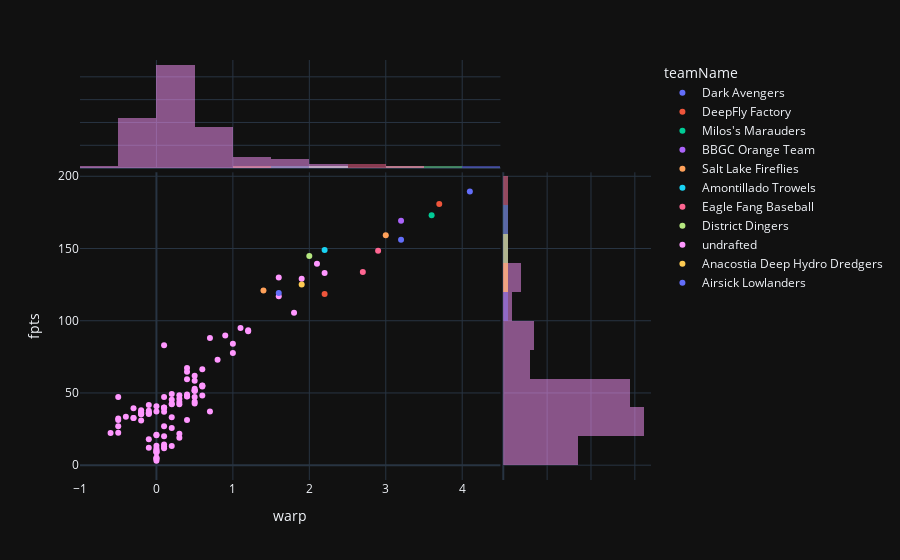

Here is the notebook cell this chart was saved with:
### Markdown cell above
## Second base (2B)

### Code cell
df_pos = df_league[(df_league.pos_hit == "2B")]
fig = px.scatter(
    df_pos,
    x="warp",
    y="fpts",
    color="teamName",
    # color = "pa",
    hover_data=["first_name", "last_name", "fantraxid"],
    marginal_x="histogram",
    marginal_y="histogram",
)
fig.show()

### Figure 1 — Plotly figure (JSON) as saved in the notebook; plotly's stock layout.template omitted (floating-point values rounded to 4 significant figures; data arrays with more than 128 entries replaced by an {"elided": "..."} marker saying what was removed)
{"data": [{"customdata": [["Luis", "Arraez", "03mew"], ["Xander", "Bogaerts", "025gb"]], "hovertemplate": "teamName=Dark Avengers<br>warp=%{x}<br>fpts=%{y}<br>first_name=%{customdata[0]}<br>last_name=%{customdata[1]}<br>fantraxid=%{customdata[2]}<extra></extra>", "legendgroup": "Dark Avengers", "marker": {"color": "#636efa", "symbol": "circle"}, "mode": "markers", "name": "Dark Avengers", "orientation": "v", "showlegend": true, "type": "scatter", "x": [4.1, 3.2], "xaxis": "x", "y": [189.5, 156], "yaxis": "y"}, {"alignmentgroup": "True", "bingroup": "x", "hovertemplate": "teamName=Dark Avengers<br>warp=%{x}<br>count=%{y}<extra></extra>", "legendgroup": "Dark Avengers", "marker": {"color": "#636efa"}, "name": "Dark Avengers", "offsetgroup": "Dark Avengers", "opacity": 0.5, "showlegend": false, "type": "histogram", "x": [4.1, 3.2], "xaxis": "x3", "yaxis": "y3"}, {"alignmentgroup": "True", "bingroup": "y", "hovertemplate": "teamName=Dark Avengers<br>fpts=%{y}<br>count=%{x}<extra></extra>", "legendgroup": "Dark Avengers", "marker": {"color": "#636efa"}, "name": "Dark Avengers", "offsetgroup": "Dark Avengers", "opacity": 0.5, "showlegend": false, "type": "histogram", "xaxis": "x2", "y": [189.5, 156], "yaxis": "y2"}, {"customdata": [["Marcus", "Semien", "02bu9"], ["Matt", "McLain", "04pks"]], "hovertemplate": "teamName=DeepFly Factory<br>warp=%{x}<br>fpts=%{y}<br>first_name=%{customdata[0]}<br>last_name=%{customdata[1]}<br>fantraxid=%{customdata[2]}<extra></extra>", "legendgroup": "DeepFly Factory", "marker": {"color": "#EF553B", "symbol": "circle"}, "mode": "markers", "name": "DeepFly Factory", "orientation": "v", "showlegend": true, "type": "scatter", "x": [3.7, 2.2], "xaxis": "x", "y": [180.8, 118.5], "yaxis": "y"}, {"alignmentgroup": "True", "bingroup": "x", "hovertemplate": "teamName=DeepFly Factory<br>warp=%{x}<br>count=%{y}<extra></extra>", "legendgroup": "DeepFly Factory", "marker": {"color": "#EF553B"}, "name": "DeepFly Factory", "offsetgroup": "DeepFly Factory", "opacity": 0.5, "showlegend": false, "type": "histogram", "x": [3.7, 2.2], "xaxis": "x3", "yaxis": "y3"}, {"alignmentgroup": "True", "bingroup": "y", "hovertemplate": "teamName=DeepFly Factory<br>fpts=%{y}<br>count=%{x}<extra></extra>", "legendgroup": "DeepFly Factory", "marker": {"color": "#EF553B"}, "name": "DeepFly Factory", "offsetgroup": "DeepFly Factory", "opacity": 0.5, "showlegend": false, "type": "histogram", "xaxis": "x2", "y": [180.8, 118.5], "yaxis": "y2"}, {"customdata": [["Jose", "Altuve", "024m0"]], "hovertemplate": "teamName=Milos's Marauders<br>warp=%{x}<br>fpts=%{y}<br>first_name=%{customdata[0]}<br>last_name=%{customdata[1]}<br>fantraxid=%{customdata[2]}<extra></extra>", "legendgroup": "Milos's Marauders", "marker": {"color": "#00cc96", "symbol": "circle"}, "mode": "markers", "name": "Milos's Marauders", "orientation": "v", "showlegend": true, "type": "scatter", "x": [3.6], "xaxis": "x", "y": [173], "yaxis": "y"}, {"alignmentgroup": "True", "bingroup": "x", "hovertemplate": "teamName=Milos's Marauders<br>warp=%{x}<br>count=%{y}<extra></extra>", "legendgroup": "Milos's Marauders", "marker": {"color": "#00cc96"}, "name": "Milos's Marauders", "offsetgroup": "Milos's Marauders", "opacity": 0.5, "showlegend": false, "type": "histogram", "x": [3.6], "xaxis": "x3", "yaxis": "y3"}, {"alignmentgroup": "True", "bingroup": "y", "hovertemplate": "teamName=Milos's Marauders<br>fpts=%{y}<br>count=%{x}<extra></extra>", "legendgroup": "Milos's Marauders", "marker": {"color": "#00cc96"}, "name": "Milos's Marauders", "offsetgroup": "Milos's Marauders", "opacity": 0.5, "showlegend": false, "type": "histogram", "xaxis": "x2", "y": [173], "yaxis": "y2"}, {"customdata": [["Ketel", "Marte", "0326s"]], "hovertemplate": "teamName=BBGC Orange Team<br>warp=%{x}<br>fpts=%{y}<br>first_name=%{customdata[0]}<br>last_name=%{customdata[1]}<br>fantraxid=%{customdata[2]}<extra></extra>", "legendgroup": "BBGC Orange Team", "marker": {"color": "#ab63fa", "symbol": "circle"}, "mode": "markers", "name": "BBGC Orange Team", "orientation": "v", "showlegend": true, "type": "scatter", "x": [3.2], "xaxis": "x", "y": [169.2], "yaxis": "y"}, {"alignmentgroup": "True", "bingroup": "x", "hovertemplate": "teamName=BBGC Orange Team<br>warp=%{x}<br>count=%{y}<extra></extra>", "legendgroup": "BBGC Orange Team", "marker": {"color": "#ab63fa"}, "name": "BBGC Orange Team", "offsetgroup": "BBGC Orange Team", "opacity": 0.5, "showlegend": false, "type": "histogram", "x": [3.2], "xaxis": "x3", "yaxis": "y3"}, {"alignmentgroup": "True", "bingroup": "y", "hovertemplate": "teamName=BBGC Orange Team<br>fpts=%{y}<br>count=%{x}<extra></extra>", "legendgroup": "BBGC Orange Team", "marker": {"color": "#ab63fa"}, "name": "BBGC Orange Team", "offsetgroup": "BBGC Orange Team", "opacity": 0.5, "showlegend": false, "type": "histogram", "xaxis": "x2", "y": [169.2], "yaxis": "y2"}, {"customdata": [["Ozzie", "Albies", "03fi0"], ["Thairo", "Estrada", "03aay"]], "hovertemplate": "teamName=Salt Lake Fireflies<br>warp=%{x}<br>fpts=%{y}<br>first_name=%{customdata[0]}<br>last_name=%{customdata[1]}<br>fantraxid=%{customdata[2]}<extra></extra>", "legendgroup": "Salt Lake Fireflies", "marker": {"color": "#FFA15A", "symbol": "circle"}, "mode": "markers", "name": "Salt Lake Fireflies", "orientation": "v", "showlegend": true, "type": "scatter", "x": [3, 1.4], "xaxis": "x", "y": [159.2, 121], "yaxis": "y"}, {"alignmentgroup": "True", "bingroup": "x", "hovertemplate": "teamName=Salt Lake Fireflies<br>warp=%{x}<br>count=%{y}<extra></extra>", "legendgroup": "Salt Lake Fireflies", "marker": {"color": "#FFA15A"}, "name": "Salt Lake Fireflies", "offsetgroup": "Salt Lake Fireflies", "opacity": 0.5, "showlegend": false, "type": "histogram", "x": [3, 1.4], "xaxis": "x3", "yaxis": "y3"}, {"alignmentgroup": "True", "bingroup": "y", "hovertemplate": "teamName=Salt Lake Fireflies<br>fpts=%{y}<br>count=%{x}<extra></extra>", "legendgroup": "Salt Lake Fireflies", "marker": {"color": "#FFA15A"}, "name": "Salt Lake Fireflies", "offsetgroup": "Salt Lake Fireflies", "opacity": 0.5, "showlegend": false, "type": "histogram", "xaxis": "x2", "y": [159.2, 121], "yaxis": "y2"}, {"customdata": [["Jeff", "McNeil", "0317o"]], "hovertemplate": "teamName=Amontillado Trowels<br>warp=%{x}<br>fpts=%{y}<br>first_name=%{customdata[0]}<br>last_name=%{customdata[1]}<br>fantraxid=%{customdata[2]}<extra></extra>", "legendgroup": "Amontillado Trowels", "marker": {"color": "#19d3f3", "symbol": "circle"}, "mode": "markers", "name": "Amontillado Trowels", "orientation": "v", "showlegend": true, "type": "scatter", "x": [2.2], "xaxis": "x", "y": [149], "yaxis": "y"}, {"alignmentgroup": "True", "bingroup": "x", "hovertemplate": "teamName=Amontillado Trowels<br>warp=%{x}<br>count=%{y}<extra></extra>", "legendgroup": "Amontillado Trowels", "marker": {"color": "#19d3f3"}, "name": "Amontillado Trowels", "offsetgroup": "Amontillado Trowels", "opacity": 0.5, "showlegend": false, "type": "histogram", "x": [2.2], "xaxis": "x3", "yaxis": "y3"}, {"alignmentgroup": "True", "bingroup": "y", "hovertemplate": "teamName=Amontillado Trowels<br>fpts=%{y}<br>count=%{x}<extra></extra>", "legendgroup": "Amontillado Trowels", "marker": {"color": "#19d3f3"}, "name": "Amontillado Trowels", "offsetgroup": "Amontillado Trowels", "opacity": 0.5, "showlegend": false, "type": "histogram", "xaxis": "x2", "y": [149], "yaxis": "y2"}, {"customdata": [["Gleyber", "Torres", "031t0"], ["Andrés", "Giménez", "03pzn"]], "hovertemplate": "teamName=Eagle Fang Baseball<br>warp=%{x}<br>fpts=%{y}<br>first_name=%{customdata[0]}<br>last_name=%{customdata[1]}<br>fantraxid=%{customdata[2]}<extra></extra>", "legendgroup": "Eagle Fang Baseball", "marker": {"color": "#FF6692", "symbol": "circle"}, "mode": "markers", "name": "Eagle Fang Baseball", "orientation": "v", "showlegend": true, "type": "scatter", "x": [2.9, 2.7], "xaxis": "x", "y": [148.5, 133.8], "yaxis": "y"}, {"alignmentgroup": "True", "bingroup": "x", "hovertemplate": "teamName=Eagle Fang Baseball<br>warp=%{x}<br>count=%{y}<extra></extra>", "legendgroup": "Eagle Fang Baseball", "marker": {"color": "#FF6692"}, "name": "Eagle Fang Baseball", "offsetgroup": "Eagle Fang Baseball", "opacity": 0.5, "showlegend": false, "type": "histogram", "x": [2.9, 2.7], "xaxis": "x3", "yaxis": "y3"}, {"alignmentgroup": "True", "bingroup": "y", "hovertemplate": "teamName=Eagle Fang Baseball<br>fpts=%{y}<br>count=%{x}<extra></extra>", "legendgroup": "Eagle Fang Baseball", "marker": {"color": "#FF6692"}, "name": "Eagle Fang Baseball", "offsetgroup": "Eagle Fang Baseball", "opacity": 0.5, "showlegend": false, "type": "histogram", "xaxis": "x2", "y": [148.5, 133.8], "yaxis": "y2"}, {"customdata": [["Nico", "Hoerner", "04pkr"]], "hovertemplate": "teamName=District Dingers<br>warp=%{x}<br>fpts=%{y}<br>first_name=%{customdata[0]}<br>last_name=%{customdata[1]}<br>fantraxid=%{customdata[2]}<extra></extra>", "legendgroup": "District Dingers", "marker": {"color": "#B6E880", "symbol": "circle"}, "mode": "markers", "name": "District Dingers", "orientation": "v", "showlegend": true, "type": "scatter", "x": [2], "xaxis": "x", "y": [144.8], "yaxis": "y"}, {"alignmentgroup": "True", "bingroup": "x", "hovertemplate": "teamName=District Dingers<br>warp=%{x}<br>count=%{y}<extra></extra>", "legendgroup": "District Dingers", "marker": {"color": "#B6E880"}, "name": "District Dingers", "offsetgroup": "District Dingers", "opacity": 0.5, "showlegend": false, "type": "histogram", "x": [2], "xaxis": "x3", "yaxis": "y3"}, {"alignmentgroup": "True", "bingroup": "y", "hovertemplate": "teamName=District Dingers<br>fpts=%{y}<br>count=%{x}<extra></extra>", "legendgroup": "District Dingers", "marker": {"color": "#B6E880"}, "name": "District Dingers", "offsetgroup": "District Dingers", "opacity": 0.5, "showlegend": false, "type": "histogram", "xaxis": "x2", "y": [144.8], "yaxis": "y2"}, {"customdata": {"elided": "97x3 str values"}, "hovertemplate": "teamName=undrafted<br>warp=%{x}<br>fpts=%{y}<br>first_name=%{customdata[0]}<br>last_name=%{customdata[1]}<br>fantraxid=%{customdata[2]}<extra></extra>", "legendgroup": "undrafted", "marker": {"color": "#FF97FF", "symbol": "circle"}, "mode": "markers", "name": "undrafted", "orientation": "v", "showlegend": true, "type": "scatter", "x": [2.1, 2.2, 1.6, 1.9, 1.6, 1.8, 1.1, 1.2, 1.2, 0.9, 0.7, 1, 0.1, 1, 0.8, 0.4, 0.6, 0.4, 0.5, 0.4, 0.5, 0.6, 0.6, 0.6, 0.5, 0.5, 0.5, 0.5, 0.2, 0.4, 0.3, 0.6, 0.4, 0.4, 0.5, 0.1, -0.5, 0.3, 0.2, 0.5, 0.3, 0.5, 0.2, 0.2, 0.3, -0.1, 0, 0.1, 0.1, 0.1, -0.3, -0.2, -0.1, 0, 0.7, 0.1, -0.2, -0.1, -0.2, -0.1, -0.1, -0.2, -0.2, -0.4, 0.2, -0.3, -0.3, -0.5, -0.5, 0.4, -0.2, 0.1, -0.5, 0.2, -0.5, -0.6, 0.3, 0, 0, 0.1, 0.3, -0.1, 0.1, 0, 0.2, 0.1, -0.1, 0.1, 0, 0, 0, 0, 0, 0, 0, 0, 0], "xaxis": "x", "y": [139.5, 133, 130, 129, 117, 105.5, 95, 93.5, 92.75, 89.75, 88, 84, 83, 77.75, 73, 67.25, 66.5, 64.75, 62, 59.5, 58.5, 55.25, 55, 54.5, 53, 51.75, 51.5, 51.5, 49.25, 49, 48.5, 48.25, 47.75, 47.5, 47.25, 47.25, 47.25, 46, 45.25, 44, 43.75, 42.75, 42.5, 42.25, 42.25, 41.75, 40.75, 40, 39.75, 39.75, 39.5, 38, 37.75, 37.25, 37.25, 37, 36.75, 36.5, 36.25, 36, 35.5, 35.5, 35.25, 33.5, 33.25, 32.75, 32.75, 32.25, 31.25, 31.25, 31, 27, 27, 25.75, 22.5, 22.25, 21.75, 21, 20.75, 20, 19, 18, 14.25, 13.5, 13.25, 13, 12, 11.75, 11.5, 10.25, 10, 9, 9, 5.25, 4.5, 4.5, 3], "yaxis": "y"}, {"alignmentgroup": "True", "bingroup": "x", "hovertemplate": "teamName=undrafted<br>warp=%{x}<br>count=%{y}<extra></extra>", "legendgroup": "undrafted", "marker": {"color": "#FF97FF"}, "name": "undrafted", "offsetgroup": "undrafted", "opacity": 0.5, "showlegend": false, "type": "histogram", "x": [2.1, 2.2, 1.6, 1.9, 1.6, 1.8, 1.1, 1.2, 1.2, 0.9, 0.7, 1, 0.1, 1, 0.8, 0.4, 0.6, 0.4, 0.5, 0.4, 0.5, 0.6, 0.6, 0.6, 0.5, 0.5, 0.5, 0.5, 0.2, 0.4, 0.3, 0.6, 0.4, 0.4, 0.5, 0.1, -0.5, 0.3, 0.2, 0.5, 0.3, 0.5, 0.2, 0.2, 0.3, -0.1, 0, 0.1, 0.1, 0.1, -0.3, -0.2, -0.1, 0, 0.7, 0.1, -0.2, -0.1, -0.2, -0.1, -0.1, -0.2, -0.2, -0.4, 0.2, -0.3, -0.3, -0.5, -0.5, 0.4, -0.2, 0.1, -0.5, 0.2, -0.5, -0.6, 0.3, 0, 0, 0.1, 0.3, -0.1, 0.1, 0, 0.2, 0.1, -0.1, 0.1, 0, 0, 0, 0, 0, 0, 0, 0, 0], "xaxis": "x3", "yaxis": "y3"}, {"alignmentgroup": "True", "bingroup": "y", "hovertemplate": "teamName=undrafted<br>fpts=%{y}<br>count=%{x}<extra></extra>", "legendgroup": "undrafted", "marker": {"color": "#FF97FF"}, "name": "undrafted", "offsetgroup": "undrafted", "opacity": 0.5, "showlegend": false, "type": "histogram", "xaxis": "x2", "y": [139.5, 133, 130, 129, 117, 105.5, 95, 93.5, 92.75, 89.75, 88, 84, 83, 77.75, 73, 67.25, 66.5, 64.75, 62, 59.5, 58.5, 55.25, 55, 54.5, 53, 51.75, 51.5, 51.5, 49.25, 49, 48.5, 48.25, 47.75, 47.5, 47.25, 47.25, 47.25, 46, 45.25, 44, 43.75, 42.75, 42.5, 42.25, 42.25, 41.75, 40.75, 40, 39.75, 39.75, 39.5, 38, 37.75, 37.25, 37.25, 37, 36.75, 36.5, 36.25, 36, 35.5, 35.5, 35.25, 33.5, 33.25, 32.75, 32.75, 32.25, 31.25, 31.25, 31, 27, 27, 25.75, 22.5, 22.25, 21.75, 21, 20.75, 20, 19, 18, 14.25, 13.5, 13.25, 13, 12, 11.75, 11.5, 10.25, 10, 9, 9, 5.25, 4.5, 4.5, 3], "yaxis": "y2"}, {"customdata": [["Bryson", "Stott", "04p10"]], "hovertemplate": "teamName=Anacostia Deep Hydro Dredgers<br>warp=%{x}<br>fpts=%{y}<br>first_name=%{customdata[0]}<br>last_name=%{customdata[1]}<br>fantraxid=%{customdata[2]}<extra></extra>", "legendgroup": "Anacostia Deep Hydro Dredgers", "marker": {"color": "#FECB52", "symbol": "circle"}, "mode": "markers", "name": "Anacostia Deep Hydro Dredgers", "orientation": "v", "showlegend": true, "type": "scatter", "x": [1.9], "xaxis": "x", "y": [125], "yaxis": "y"}, {"alignmentgroup": "True", "bingroup": "x", "hovertemplate": "teamName=Anacostia Deep Hydro Dredgers<br>warp=%{x}<br>count=%{y}<extra></extra>", "legendgroup": "Anacostia Deep Hydro Dredgers", "marker": {"color": "#FECB52"}, "name": "Anacostia Deep Hydro Dredgers", "offsetgroup": "Anacostia Deep Hydro Dredgers", "opacity": 0.5, "showlegend": false, "type": "histogram", "x": [1.9], "xaxis": "x3", "yaxis": "y3"}, {"alignmentgroup": "True", "bingroup": "y", "hovertemplate": "teamName=Anacostia Deep Hydro Dredgers<br>fpts=%{y}<br>count=%{x}<extra></extra>", "legendgroup": "Anacostia Deep Hydro Dredgers", "marker": {"color": "#FECB52"}, "name": "Anacostia Deep Hydro Dredgers", "offsetgroup": "Anacostia Deep Hydro Dredgers", "opacity": 0.5, "showlegend": false, "type": "histogram", "xaxis": "x2", "y": [125], "yaxis": "y2"}, {"customdata": [["Luis", "Rengifo", "03avk"]], "hovertemplate": "teamName=Airsick Lowlanders<br>warp=%{x}<br>fpts=%{y}<br>first_name=%{customdata[0]}<br>last_name=%{customdata[1]}<br>fantraxid=%{customdata[2]}<extra></extra>", "legendgroup": "Airsick Lowlanders", "marker": {"color": "#636efa", "symbol": "circle"}, "mode": "markers", "name": "Airsick Lowlanders", "orientation": "v", "showlegend": true, "type": "scatter", "x": [1.6], "xaxis": "x", "y": [119.2], "yaxis": "y"}, {"alignmentgroup": "True", "bingroup": "x", "hovertemplate": "teamName=Airsick Lowlanders<br>warp=%{x}<br>count=%{y}<extra></extra>", "legendgroup": "Airsick Lowlanders", "marker": {"color": "#636efa"}, "name": "Airsick Lowlanders", "offsetgroup": "Airsick Lowlanders", "opacity": 0.5, "showlegend": false, "type": "histogram", "x": [1.6], "xaxis": "x3", "yaxis": "y3"}, {"alignmentgroup": "True", "bingroup": "y", "hovertemplate": "teamName=Airsick Lowlanders<br>fpts=%{y}<br>count=%{x}<extra></extra>", "legendgroup": "Airsick Lowlanders", "marker": {"color": "#636efa"}, "name": "Airsick Lowlanders", "offsetgroup": "Airsick Lowlanders", "opacity": 0.5, "showlegend": false, "type": "histogram", "xaxis": "x2", "y": [119.2], "yaxis": "y2"}], "layout": {"barmode": "overlay", "legend": {"title": {"text": "teamName"}, "tracegroupgap": 0}, "margin": {"t": 60}, "xaxis": {"anchor": "y", "domain": [0, 0.7363], "title": {"text": "warp"}}, "xaxis2": {"anchor": "y2", "domain": [0.7413, 1], "matches": "x2", "showgrid": true, "showline": false, "showticklabels": false, "ticks": ""}, "xaxis3": {"anchor": "y3", "domain": [0, 0.7363], "matches": "x", "showgrid": true, "showticklabels": false}, "xaxis4": {"anchor": "y4", "domain": [0.7413, 1], "matches": "x2", "showgrid": true, "showline": false, "showticklabels": false, "ticks": ""}, "yaxis": {"anchor": "x", "domain": [0, 0.7326], "title": {"text": "fpts"}}, "yaxis2": {"anchor": "x2", "domain": [0, 0.7326], "matches": "y", "showgrid": true, "showticklabels": false}, "yaxis3": {"anchor": "x3", "domain": [0.7426, 1], "matches": "y3", "showgrid": true, "showline": false, "showticklabels": false, "ticks": ""}, "yaxis4": {"anchor": "x4", "domain": [0.7426, 1], "matches": "y3", "showgrid": true, "showline": false, "showticklabels": false, "ticks": ""}}}
